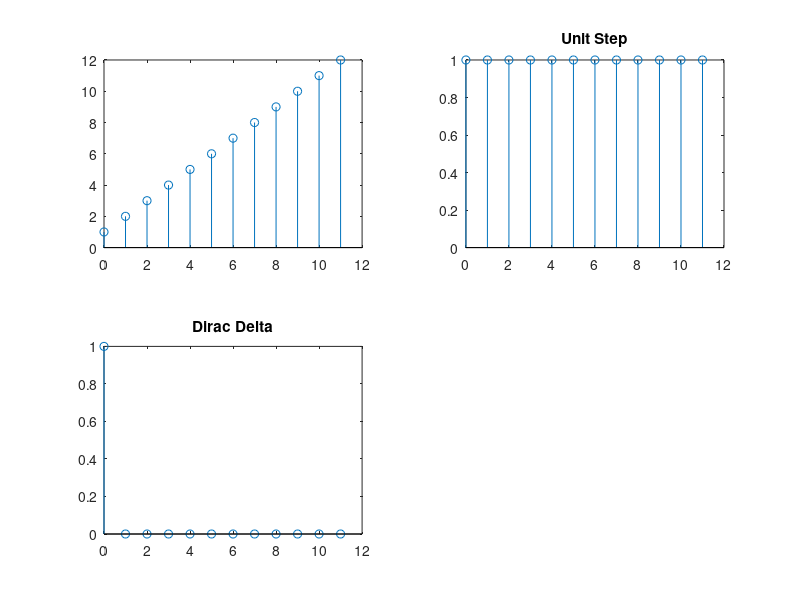

The MATLAB script that drew this image:
x=[1 2 3 4 5 6 7 8 9 10 11 12]
xn=0:11
figure
subplot(2,2,1)
stem(xn,x)
%%Unit Step
x0=0
xu=[1 1 1 1 1 1 1 1 1 1 1 1 ]
subplot(2,2,2)
stem(xn,xu)
title('Unit Step')
%%Dirac Delta
xd=[1 0 0 0 0 0 0 0 0 0 0 0]
subplot(2,2,3)
stem(xn,xd)
title('Dirac Delta')    